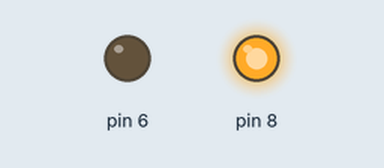
Bench run of a sketch on a simulated Arduino Uno, built with avr-gcc and run on an emulated ATmega328P. Parts: output pins drawn as LEDs (lit = HIGH).

Above: at 0.1 s.
At 2.1 s:
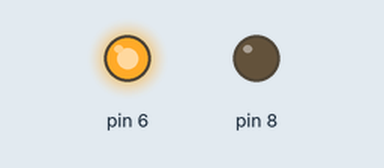
At 3.1 s:
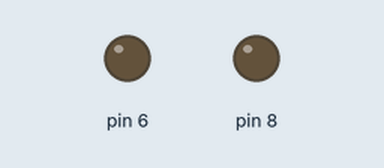
Timing chart, 0 to 4.6 s (numbered marks = the images above):
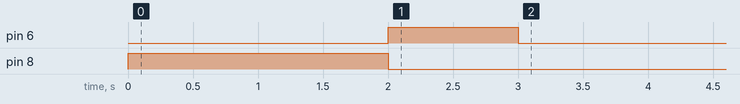

The sketch:

Ignition_System.ino
```cpp
#define led 8
#define relay 6


void setup() {
  // put your setup code here, to run once:
pinMode(8, OUTPUT);
pinMode(6, OUTPUT);
digitalWrite(8, HIGH);
delay(2000);
digitalWrite(8,LOW);
digitalWrite(6,HIGH);
delay(1000);
digitalWrite(6,LOW);

}

void loop() {
  // put your main code here, to run repeatedly:

}
```
